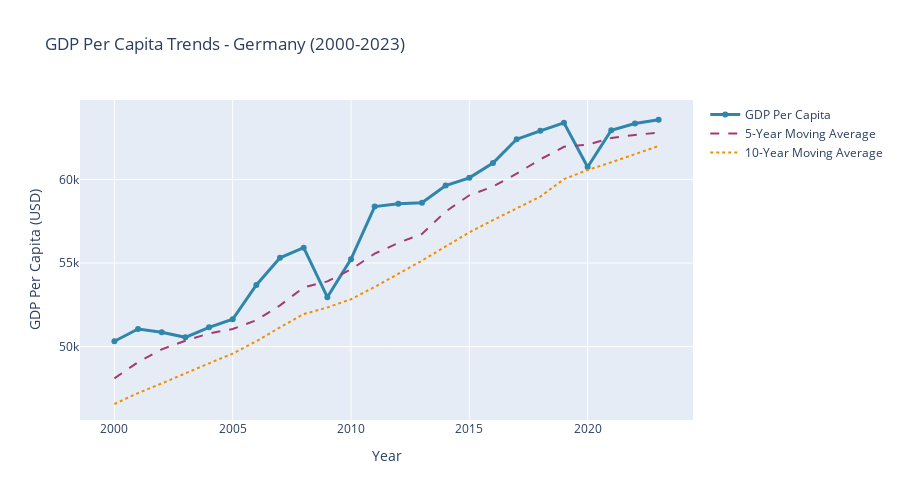

Write notebook code for a chart like this one.
### Markdown cell above
### 2. Moving Averages and Trend Features

### Code cell
def calculate_trend_features(df, entity_col='Entity', year_col='Year', value_col=None):
    """
    Calculate moving averages and trend indicators
    """
    if value_col is None:
        value_col = gdp_column
    
    df_trend = df.copy()
    df_trend = df_trend.sort_values([entity_col, year_col])
    
    # Moving Averages
    df_trend['ma_3y'] = df_trend.groupby(entity_col)[value_col].rolling(window=3, min_periods=1).mean().reset_index(0, drop=True)
    df_trend['ma_5y'] = df_trend.groupby(entity_col)[value_col].rolling(window=5, min_periods=1).mean().reset_index(0, drop=True)
    df_trend['ma_10y'] = df_trend.groupby(entity_col)[value_col].rolling(window=10, min_periods=1).mean().reset_index(0, drop=True)
    
    # Trend indicators (current value vs moving average)
    df_trend['trend_vs_ma3'] = ((df_trend[value_col] - df_trend['ma_3y']) / df_trend['ma_3y']) * 100
    df_trend['trend_vs_ma5'] = ((df_trend[value_col] - df_trend['ma_5y']) / df_trend['ma_5y']) * 100
    df_trend['trend_vs_ma10'] = ((df_trend[value_col] - df_trend['ma_10y']) / df_trend['ma_10y']) * 100
    
    # Simple slope calculation (simplified to avoid complex index issues)
    def calculate_simple_slope(group):
        slopes = []
        for i in range(len(group)):
            if i < 2:  # Need at least 3 points for slope
                slopes.append(np.nan)
            else:
                # Calculate slope using last 3 points
                y_vals = group.iloc[i-2:i+1].values
                x_vals = np.array([0, 1, 2])
                if not np.isnan(y_vals).any():
                    slope = np.polyfit(x_vals, y_vals, 1)[0]
                    slopes.append(slope)
                else:
                    slopes.append(np.nan)
        return slopes
    
    # Apply slope calculation to each entity
    slope_results = []
    for entity in df_trend[entity_col].unique():
        entity_data = df_trend[df_trend[entity_col] == entity].copy()
        entity_data = entity_data.sort_values(year_col)
        slopes = calculate_simple_slope(entity_data['ma_5y'])
        
        for idx, slope in zip(entity_data.index, slopes):
            slope_results.append({'index': idx, 'ma5_slope': slope})
    
    # Create slope dataframe and merge
    slope_df = pd.DataFrame(slope_results).set_index('index')
    df_trend['ma5_slope'] = slope_df['ma5_slope']
    
    return df_trend

# Apply trend feature calculation
df_with_trends = calculate_trend_features(df_with_growth)

print("✅ Trend features calculated!")
print(f"📊 New features: ma_3y, ma_5y, ma_10y, trend_vs_ma3, trend_vs_ma5, trend_vs_ma10, ma5_slope")

# Sample visualization
sample_country = 'Germany'
sample_data = df_with_trends[(df_with_trends['Entity'] == sample_country) & (df_with_trends['Year'] >= 2000)]

fig = go.Figure()

# Original GDP
fig.add_trace(go.Scatter(
    x=sample_data['Year'],
    y=sample_data[gdp_column],
    mode='lines+markers',
    name='GDP Per Capita',
    line=dict(color='#2E86AB', width=3)
))

# Moving averages
fig.add_trace(go.Scatter(
    x=sample_data['Year'],
    y=sample_data['ma_5y'],
    mode='lines',
    name='5-Year Moving Average',
    line=dict(color='#A23B72', width=2, dash='dash')
))

fig.add_trace(go.Scatter(
    x=sample_data['Year'],
    y=sample_data['ma_10y'],
    mode='lines',
    name='10-Year Moving Average',
    line=dict(color='#F18F01', width=2, dash='dot')
))

fig.update_layout(
    title=f'GDP Per Capita Trends - {sample_country} (2000-2023)',
    xaxis_title='Year',
    yaxis_title='GDP Per Capita (USD)',
    height=500,
    hovermode='x unified'
)

fig.show()

### Figure 1 — Plotly figure (JSON) as saved in the notebook; plotly's stock layout.template omitted (floating-point values rounded to 4 significant figures)
{"data": [{"line": {"color": "#2E86AB", "width": 3}, "mode": "lines+markers", "name": "GDP Per Capita", "type": "scatter", "x": [2000, 2001, 2002, 2003, 2004, 2005, 2006, 2007, 2008, 2009, 2010, 2011, 2012, 2013, 2014, 2015, 2016, 2017, 2018, 2019, 2020, 2021, 2022, 2023], "y": [50310.0, 51050.0, 50850.0, 50550.0, 51150.0, 51630.0, 53680.0, 55310.0, 55920.0, 52950.0, 55230.0, 58380.0, 58550.0, 58610.0, 59640.0, 60100.0, 60980.0, 62410.0, 62910.0, 63390.0, 60750.0, 62950.0, 63350.0, 63580.0]}, {"line": {"color": "#A23B72", "dash": "dash", "width": 2}, "mode": "lines", "name": "5-Year Moving Average", "type": "scatter", "x": [2000, 2001, 2002, 2003, 2004, 2005, 2006, 2007, 2008, 2009, 2010, 2011, 2012, 2013, 2014, 2015, 2016, 2017, 2018, 2019, 2020, 2021, 2022, 2023], "y": [48100.0, 49070.0, 49830.0, 50350.0, 50780.0, 51050.0, 51570.0, 52470.0, 53540.0, 53900.0, 54620.0, 55560.0, 56210.0, 56750.0, 58080.0, 59060.0, 59580.0, 60350.0, 61210.0, 61960.0, 62090.0, 62480.0, 62670.0, 62800.0]}, {"line": {"color": "#F18F01", "dash": "dot", "width": 2}, "mode": "lines", "name": "10-Year Moving Average", "type": "scatter", "x": [2000, 2001, 2002, 2003, 2004, 2005, 2006, 2007, 2008, 2009, 2010, 2011, 2012, 2013, 2014, 2015, 2016, 2017, 2018, 2019, 2020, 2021, 2022, 2023], "y": [46560.0, 47210.0, 47790.0, 48410.0, 49000.0, 49570.0, 50320.0, 51150.0, 51940.0, 52340.0, 52830.0, 53570.0, 54340.0, 55140.0, 55990.0, 56840.0, 57570.0, 58280.0, 58980.0, 60020.0, 60570.0, 61030.0, 61510.0, 62010.0]}], "layout": {"height": 500, "hovermode": "x unified", "title": {"text": "GDP Per Capita Trends - Germany (2000-2023)"}, "xaxis": {"title": {"text": "Year"}}, "yaxis": {"title": {"text": "GDP Per Capita (USD)"}}}}
